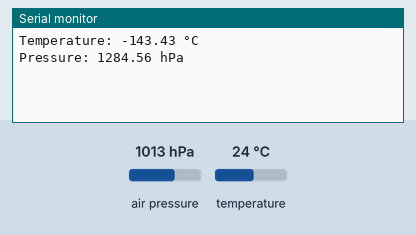
This sketch was run on a simulated Arduino Uno, built with avr-gcc and run on an emulated ATmega328P. Shown: the last lines printed to the serial monitor. Wiring (inferred from the names in the program): BMP280 pressure sensor at I2C address 0x77. The test bench sets the inputs (shaded band); at power-on: air pressure 1013 hPa, temperature 24 °C.

Above: at 1.3 s.
1.4 s: air pressure set to 952 hPa
At 3.0 s:
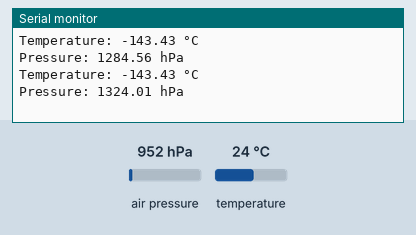
4.1 s: temperature set to 12 °C
At 4.6 s:
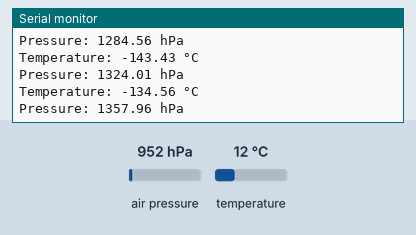
6.8 s: air pressure set to 975 hPa
At 9.1 s:
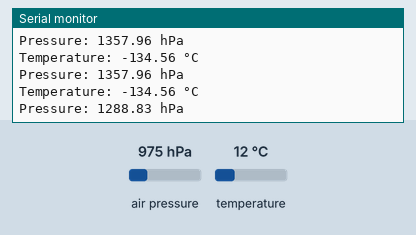
Timing chart, 0 to 10.6 s (numbered marks = the images above; inputs shaded):
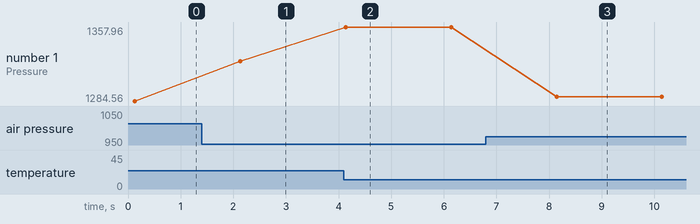

The sketch:

BMP280_wire.ino
```cpp
#include <Wire.h>

#define BMP280_ADDRESS 0x77  // BMP280 I2C address. It can also be 0x77 depending on the sensor.

void setup() {
  Wire.begin();
  Serial.begin(9600);

  // Set the sensor to normal mode, with default settings
  Wire.beginTransmission(BMP280_ADDRESS);
  Wire.write(0xF4); // Control register
  Wire.write(0x27); // Normal mode, pressure and temperature oversampling rate = 1
  Wire.endTransmission();

  // Set the config register to default
  Wire.beginTransmission(BMP280_ADDRESS);
  Wire.write(0xF5); // Config register
  Wire.write(0xA0); // Standby time = 1000 ms
  Wire.endTransmission();

  delay(100); // Give the sensor time to set up
}

void loop() {
  int32_t temp_raw, press_raw;

  // Read raw temperature and pressure data
  Wire.beginTransmission(BMP280_ADDRESS);
  Wire.write(0xF7); // Start with register 0xF7 (pressure MSB)
  Wire.endTransmission();
  Wire.requestFrom(BMP280_ADDRESS, 6);
  if (Wire.available() == 6) {
    press_raw = (Wire.read() << 12) | (Wire.read() << 4) | (Wire.read() >> 4);
    temp_raw = (Wire.read() << 12) | (Wire.read() << 4) | (Wire.read() >> 4);
  }

  // Convert the raw values to temperature and pressure
  int32_t t_fine = get_t_fine(temp_raw);
  float temperature = BMP280_compensate_T(t_fine);
  float pressure = BMP280_compensate_P(press_raw,t_fine);

  Serial.print("Temperature: ");
  Serial.print(temperature);
  Serial.println(" °C");

  Serial.print("Pressure: ");
  Serial.print(pressure);
  Serial.println(" hPa");

  delay(2000); // Read every 2 seconds
}

// Function to calculate compensated temperature in °C
int32_t get_t_fine(int32_t temp_raw) {
  // Insert calibration data reading here and apply the formula
  // This example uses hardcoded calibration values, which you should replace with actual calibration data
  int32_t var1, var2, T;
  int32_t dig_T1 = 27504;
  int32_t dig_T2 = 26435;
  int32_t dig_T3 = -1000;

  var1 = ((((temp_raw >> 3) - ((int32_t)dig_T1 << 1))) * ((int32_t)dig_T2)) >> 11;
  var2 = (((((temp_raw >> 4) - ((int32_t)dig_T1)) * ((temp_raw >> 4) - ((int32_t)dig_T1))) >> 12) * ((int32_t)dig_T3)) >> 14;

  int32_t t_fine = var1 + var2;
  return t_fine;
}

float BMP280_compensate_T(int32_t t_fine) {
  float T = (t_fine * 5 + 128) >> 8;
  return T / 100.0;
}

// Function to calculate compensated pressure in hPa
float BMP280_compensate_P(int32_t press_raw, int32_t t_fine) {
  // Insert calibration data reading here and apply the formula
  // This example uses hardcoded calibration values, which you should replace with actual calibration data
  int64_t var1, var2, p;
  int32_t dig_P1 = 36477;
  int32_t dig_P2 = -10685;
  int32_t dig_P3 = 3024;
  int32_t dig_P4 = 2855;
  int32_t dig_P5 = 140;
  int32_t dig_P6 = -7;
  int32_t dig_P7 = 15500;
  int32_t dig_P8 = -14600;
  int32_t dig_P9 = 6000;

  var1 = ((int64_t)t_fine) - 128000;
  var2 = var1 * var1 * (int64_t)dig_P6;
  var2 = var2 + ((var1 * (int64_t)dig_P5) << 17);
  var2 = var2 + (((int64_t)dig_P4) << 35);
  var1 = ((var1 * var1 * (int64_t)dig_P3) >> 8) + ((var1 * (int64_t)dig_P2) << 12);
  var1 = (((((int64_t)1) << 47) + var1)) * ((int64_t)dig_P1) >> 33;

  if (var1 == 0) {
    return 0; // Avoid exception caused by division by zero
  }
  p = 1048576 - press_raw;
  p = (((p << 31) - var2) * 3125) / var1;
  var1 = (((int64_t)dig_P9) * (p >> 13) * (p >> 13)) >> 25;
  var2 = (((int64_t)dig_P8) * p) >> 19;

  p = ((p + var1 + var2) >> 8) + (((int64_t)dig_P7) << 4);
  return (float)p / 25600.0;
}
```

Measured:
- after the input at 1.4 s, the serial monitor: prints a new line after 0.73 s (image 1)
- after the input at 4.1 s, the serial monitor: prints a new line at once (image 2)
- after the input at 6.8 s, the serial monitor: prints a new line after 1.3 s (image 3)
- plotted number 1: 1284.56 → 1324.01 after the input at 1.4 s, 1324.01 → 1357.96 after the input at 4.1 s, 1357.96 → 1288.83 after the input at 6.8 s
